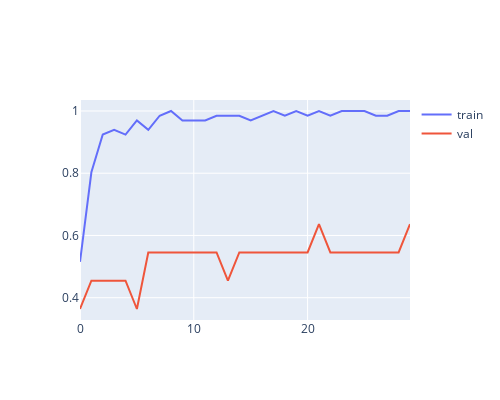

Notebook code cell kept with this figure:
### Code cell
fig = go.Figure()
epochs = []
for i in range(len(history.history['acc'])):
    epochs.append(i)
fig.add_trace(go.Scatter(x=epochs,y=history.history['acc'], mode='lines',name='train'))
fig.add_trace(go.Scatter(x=epochs,y=history.history['val_acc'], mode='lines',name='val'))
fig.update_layout({
        'width': 500, 
        'height': 400

})
fig.show()

### Figure 1 — Plotly figure (JSON) as saved in the notebook; plotly's stock layout.template omitted (floating-point values rounded to 4 significant figures)
{"data": [{"mode": "lines", "name": "train", "type": "scatter", "x": [0, 1, 2, 3, 4, 5, 6, 7, 8, 9, 10, 11, 12, 13, 14, 15, 16, 17, 18, 19, 20, 21, 22, 23, 24, 25, 26, 27, 28, 29], "y": [0.5152, 0.803, 0.9242, 0.9394, 0.9242, 0.9697, 0.9394, 0.9848, 1, 0.9697, 0.9697, 0.9697, 0.9848, 0.9848, 0.9848, 0.9697, 0.9848, 1, 0.9848, 1, 0.9848, 1, 0.9848, 1, 1, 1, 0.9848, 0.9848, 1, 1]}, {"mode": "lines", "name": "val", "type": "scatter", "x": [0, 1, 2, 3, 4, 5, 6, 7, 8, 9, 10, 11, 12, 13, 14, 15, 16, 17, 18, 19, 20, 21, 22, 23, 24, 25, 26, 27, 28, 29], "y": [0.3636, 0.4545, 0.4545, 0.4545, 0.4545, 0.3636, 0.5455, 0.5455, 0.5455, 0.5455, 0.5455, 0.5455, 0.5455, 0.4545, 0.5455, 0.5455, 0.5455, 0.5455, 0.5455, 0.5455, 0.5455, 0.6364, 0.5455, 0.5455, 0.5455, 0.5455, 0.5455, 0.5455, 0.5455, 0.6364]}], "layout": {"height": 400, "width": 500}}
